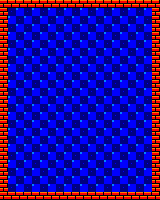

Below is a game level as drawn by its tile map, then a one-line description and the .tmx file that defines it, in full:
An orthogonal 20x25 tile map with 8x8 px tiles, 1 tile layer (background).

<map version="1.10" orientation="orthogonal" renderorder="right-down" width="20" height="25" tilewidth="8" tileheight="8" infinite="0" nextlayerid="2" nextobjectid="1">
 <tileset firstgid="1" name="bgtiles" tilewidth="8" tileheight="8" tilecount="3" columns="3">
  <image source="bgtiles.png" width="24" height="8" />
 </tileset>
 <layer id="1" name="background" width="20" height="25">
  <data encoding="csv">
2,2,2,2,2,2,2,2,2,2,2,2,2,2,2,2,2,2,2,2,
2,1,3,1,3,1,3,1,3,1,3,1,3,1,3,1,3,1,3,2,
2,3,1,3,1,3,1,3,1,3,1,3,1,3,1,3,1,3,1,2,
2,1,3,1,3,1,3,1,3,1,3,1,3,1,3,1,3,1,3,2,
2,3,1,3,1,3,1,3,1,3,1,3,1,3,1,3,1,3,1,2,
2,1,3,1,3,1,3,1,3,1,3,1,3,1,3,1,3,1,3,2,
2,3,1,3,1,3,1,3,1,3,1,3,1,3,1,3,1,3,1,2,
2,1,3,1,3,1,3,1,3,1,3,1,3,1,3,1,3,1,3,2,
2,3,1,3,1,3,1,3,1,3,1,3,1,3,1,3,1,3,1,2,
2,1,3,1,3,1,3,1,3,1,3,1,3,1,3,1,3,1,3,2,
2,3,1,3,1,3,1,3,1,3,1,3,1,3,1,3,1,3,1,2,
2,1,3,1,3,1,3,1,3,1,3,1,3,1,3,1,3,1,3,2,
2,3,1,3,1,3,1,3,1,3,1,3,1,3,1,3,1,3,1,2,
2,1,3,1,3,1,3,1,3,1,3,1,3,1,3,1,3,1,3,2,
2,3,1,3,1,3,1,3,1,3,1,3,1,3,1,3,1,3,1,2,
2,1,3,1,3,1,3,1,3,1,3,1,3,1,3,1,3,1,3,2,
2,3,1,3,1,3,1,3,1,3,1,3,1,3,1,3,1,3,1,2,
2,1,3,1,3,1,3,1,3,1,3,1,3,1,3,1,3,1,3,2,
2,3,1,3,1,3,1,3,1,3,1,3,1,3,1,3,1,3,1,2,
2,1,3,1,3,1,3,1,3,1,3,1,3,1,3,1,3,1,3,2,
2,3,1,3,1,3,1,3,1,3,1,3,1,3,1,3,1,3,1,2,
2,1,3,1,3,1,3,1,3,1,3,1,3,1,3,1,3,1,3,2,
2,3,1,3,1,3,1,3,1,3,1,3,1,3,1,3,1,3,1,2,
2,1,3,1,3,1,3,1,3,1,3,1,3,1,3,1,3,1,3,2,
2,2,2,2,2,2,2,2,2,2,2,2,2,2,2,2,2,2,2,2
</data>
 </layer>
</map>
